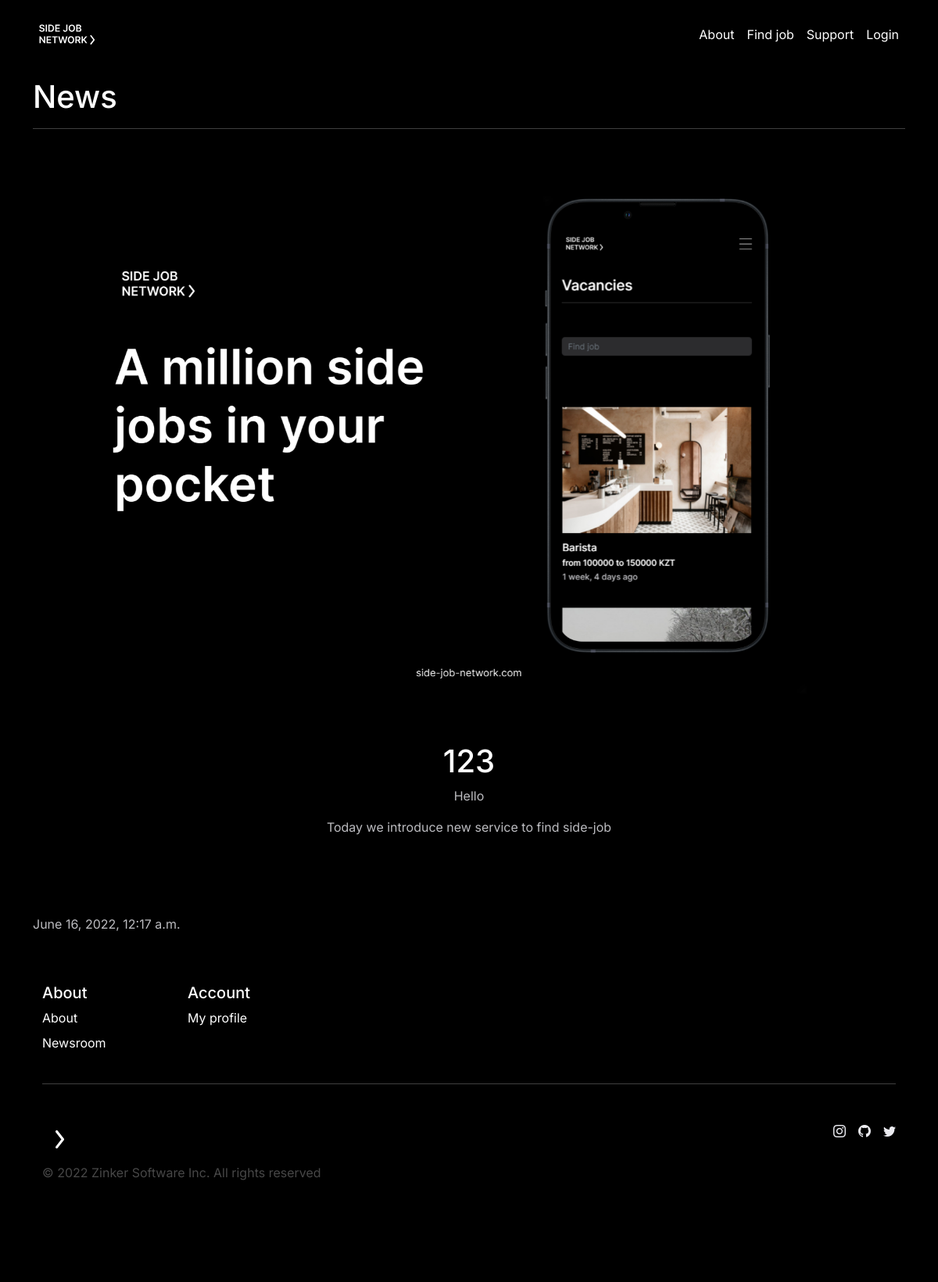
/newsroom/1, run on the app's committed database.
### newsroom/models.py (models this page shows, shortened)
class News(models.Model):
    title = models.CharField('Title', max_length=40)
    image = models.ImageField('Image', upload_to='photos/%Y/%m/%d/')
    publication_time = models.DateTimeField('Publication time', default=timezone.now)
    text = models.TextField('Text', max_length=250)
    annons = models.TextField('Annons', max_length=150)
    type = models.CharField('Type', max_length=15)
    class Meta:
        verbose_name = 'News'
        verbose_name_plural = 'News'

### newsroom/views.py (the view)
# urls.py: path('<int:pk>', views.NewsDetailView.as_view(), name='newsroom-detail')
class NewsDetailView(DetailView):
    model = News
    template_name = 'newsroom/news.html'
    context_object_name = 'news'

### newsroom/templates/newsroom/news.html (shortened to what this page needs)
{% extends 'main/base.html' %}
{% load static %}
{% block header %}
<div class="container mt-manual-10 bg-black">
  <h1 class="text-white">News</h1>
  <hr class="devider">
</div>
{% endblock %}
{% block main %}
<div class="container">
<div id="carouselExampleControls" class="carousel slide" data-bs-ride="carousel">
    <div class="carousel-inner">
        <div class="carousel-item active">
            <img src="{{ news.image.url }}" class="d-block w-100" alt="...">
        </div>
    </div>
    <h1 class="mt-5 text-center">{{ news.title }}</h1>
    <p class="text-center">{{ news.annons }}</p>
    <p class="text-center">{{ news.text }}</p>
    <p class="mt-manual-10">{{ news.publication_time }}</p>
</div>
{% endblock %}

### main/static/main/css/style.css (style rules this page uses)
body { background-color: black; font-family: Inter; }
h1, h2, h3, h4, h5 ,h6 { color: #fff; }
p { color: #bcbcc0; }
.mt-manual-10 { margin-top: 100px; }
.devider { color: #fff; }

### data on the page
News: image (picture), title "123", annons "Hello", text "Today we introduce new service to find side-job", publication_time "June 16, 2022, 12:17 a.m."
